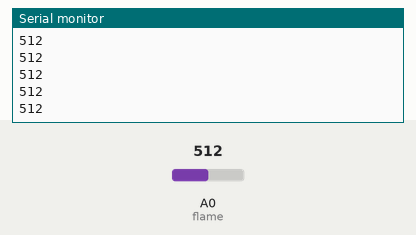
This sketch was run on a simulated Arduino Uno, built with avr-gcc and run on an emulated ATmega328P. Parts: the last lines printed to the serial monitor. Inputs (shaded band) come from the test bench; at power-on: A0 (flame) = 512.

Above: at 1.2 s.
1.3 s: A0 (flame) set to 716
At 1.9 s:
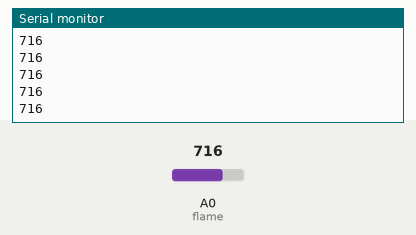
2.8 s: A0 (flame) set to 900
At 3.4 s:
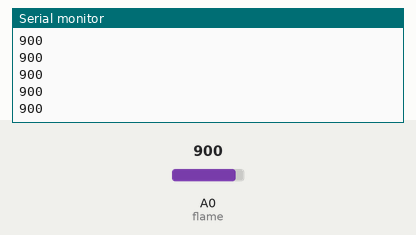
Timing chart, 0 to 5.8 s (numbered marks = the images above; inputs shaded):
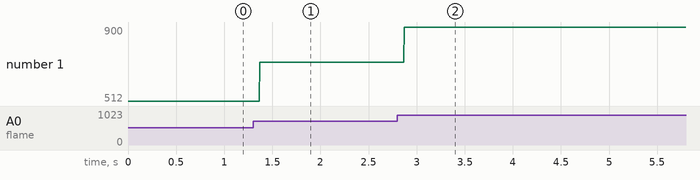

Measured:
- after the input at 1.3 s, the serial monitor: prints a new line after 0.07 s (image 1)
- after the input at 2.8 s, the serial monitor: prints a new line after 0.07 s (image 2)
- plotted number 1: 512 → 716 after the input at 1.3 s, 716 → 900 after the input at 2.8 s

The sketch:

L51ROPT_phototransistor.ino
```cpp
int flame = A0;
int val = 0;

void setup() {
  pinMode(flame, INPUT);
  Serial.begin(9600);
}

void loop() {
  val = analogRead(flame);
  Serial.println(val);
}
// 포토 트랜지스터 짧은 다리가 콜렉터(5V)
```
